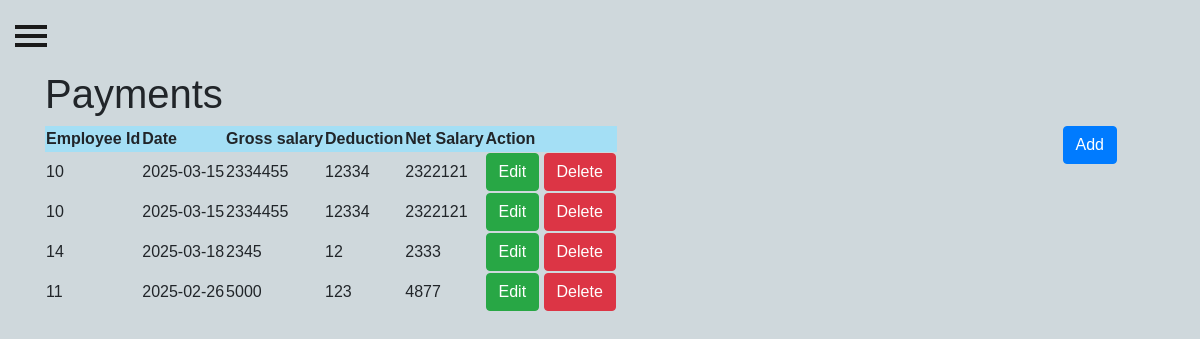
The page /components/Admin/payments/payment.php on the database its author committed.
### tables this page shows
CREATE TABLE `payments` (
  `id` int(11) NOT NULL,
  `employee_id` int(11) NOT NULL,
  `pay_date` date NOT NULL,
  `gross_salary` int(11) DEFAULT NULL,
  `deduction_on_salary` int(11) DEFAULT NULL,
  `net_salary` int(11) DEFAULT NULL
);

### components/Admin/payments/payment.php (called while the page is built)
<?php
include '../index.php';
?>

### components/Admin/payments/modal.php (the view, shortened to what this page needs)
<head>
  <link rel="stylesheet" href="modal.css">
</head>
<button type="button" class="btn btn-primary insertButton" data-bs-toggle="modal" data-bs-target="#paymentModal">
  Add
</button>

### components/Admin/payments/payment_content.php (shortened to what this page needs)
<?php
include '../../database/db.php';
$payments = "select * from payments";
$get_payments = $conn->prepare($payments);
$get_payments->execute();
$payments = $get_payments->fetchAll();
?>
<head>
  <link rel="stylesheet" href="../index.css">
</head>
<div>
    <h1>Payments</h1>
    <?php include 'modal.php'?>
<table id="myTable" class="display">
  <thead>
    <tr>
      <th>Employee Id</th>
      <th>Date</th>
      <th>Gross salary</th>
      <th>Deduction</th>
      <th>Net Salary</th>
      <th>Action </th>
    </tr>
  </thead>
  <tbody>
  <?php
    foreach($payments as $payment){
      echo "<tr>
      <td>$payment[employee_id]</td>
      <td>$payment[pay_date]</td>
      <td>$payment[gross_salary]</td>
      <td>$payment[deduction_on_salary]</td>
      <td>$payment[net_salary]</td>";
      echo "<td>
      <a href='#?edit_id=" . $payment['id'] . "'>
      <button type='button' class='btn btn-success editButton' data-bs-toggle='modal' data-bs-target='#paymentModal'
data-bs-whatever='@mdo' value='$payment[id]'>
        Edit
      </button>
    </a>
      <a href='payment.php?delete_id=$payment[id]'>
      <button type='button' class='btn btn-danger editButton' value=''>
          Delete
      </button>
      </a>
      </td>
      </tr>"
      ;
    }
  ?>
  </tbody>
</table>
</div>

### components/Admin/index.css (style rules this page uses)
body { position: relative; overflow-x: hidden; background-color: #CFD8DC; }
body, html { height: 100%; }
thead { background-color: #a4dff5; }

### components/Admin/payments/modal.css (style rules this page uses)
body { font-family: 'Arial', sans-serif; margin: 0; padding: 0; box-sizing: border-box; background-color: #CFD8DC; }
.insertButton { float: right; }

### rows shown on the page
payments: employee "10", pay_date "2025-03-15", gross_salary "2334455", deduction_on_salary "12334", net_salary "2322121", $payment[id] 1 (drawn)
payments: employee "10", pay_date "2025-03-15", gross_salary "2334455", deduction_on_salary "12334", net_salary "2322121", $payment[id] 2 (drawn)
payments: employee "14", pay_date "2025-03-18", gross_salary "2345", deduction_on_salary "12", net_salary "2333", $payment[id] 3 (drawn)
payments: employee "11", pay_date "2025-02-26", gross_salary "5000", deduction_on_salary "123", net_salary "4877", $payment[id] 4 (drawn)
